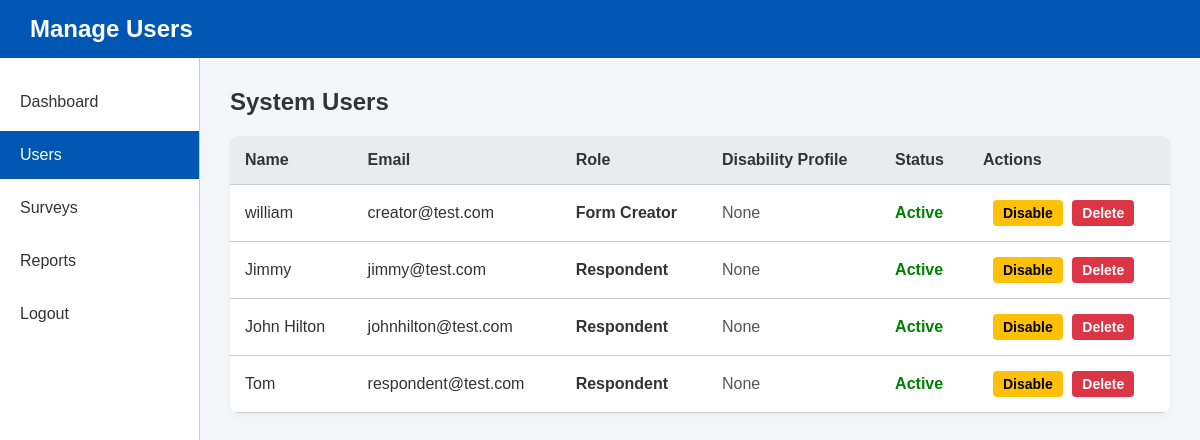
/admin/users.php (signed in), run on an earlier commit of the app's database.
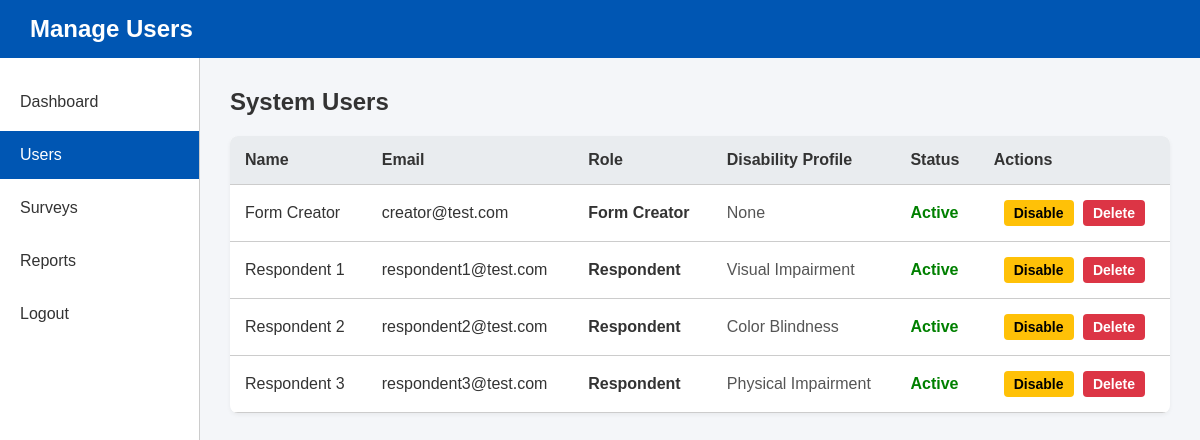
And on a later commit of the database.
### tables this page shows
CREATE TABLE `user` (
  `user_id` int(11) NOT NULL,
  `name` varchar(100) NOT NULL,
  `email` varchar(100) NOT NULL,
  `password` varchar(255) NOT NULL,
  `role` enum('Admin','Form Creator','Respondent') NOT NULL,
  `is_disabled` tinyint(1) DEFAULT 0,
  `disability_profile` varchar(50) DEFAULT 'none'
);

### admin/users.php (the view, shortened to what this page needs)
<?php
require_once '../includes/db_connection.php';
$stmt = $pdo->prepare("SELECT user_id, name, email, role, disability_profile, is_disabled FROM User WHERE user_id != :id ORDER BY role, name");
$stmt->execute([':id' => $_SESSION['user_id']]);
$users = $stmt->fetchAll(PDO::FETCH_ASSOC);
?>
<!DOCTYPE html>
<html lang="en">
<head>
    <link rel="stylesheet" href="../assets/css/style.css?v=7">
</head>
<body class="dashboard-page">
    <div class="app-container">
        <header class="top-header" role="banner">
            <h1>Manage Users</h1>
        </header>
        <div class="dashboard-body">
            <nav class="sidebar" role="navigation">
                <a href="dashboard.php">Dashboard</a>
                <a href="users.php" class="active">Users</a>
                <a href="surveys.php">Surveys</a>
                <a href="reports.php">Reports</a>
                <a href="../logout.php">Logout</a>
            </nav>
            <main class="main-content" role="main">
                <h2 tabindex="0">System Users</h2>
                <div class="table-responsive" tabindex="0">
                    <table class="data-table">
                        <thead>
                            <tr>
                                <th>Name</th>
                                <th>Email</th>
                                <th>Role</th>
                                <th>Disability Profile</th>
                                <th>Status</th>
                                <th>Actions</th>
                            </tr>
                        </thead>
                        <tbody>
                            <?php if(count($users) > 0): ?>
                                <?php foreach($users as $user): ?>
                                <tr>
                                    <td><?php echo htmlspecialchars($user['name']); ?></td>
                                    <td><?php echo htmlspecialchars($user['email']); ?></td>
                                    <td><strong><?php echo htmlspecialchars($user['role']); ?></strong></td>
                                    <td style="color: #555;">
                                        <?php
                                            $prof = isset($user['disability_profile']) ? $user['disability_profile'] : 'none';
                                            if ($prof === 'visual') echo 'Visual Impairment';
                                            elseif ($prof === 'colorblind') echo 'Color Blindness';
                                            elseif ($prof === 'physical') echo 'Physical Impairment';
                                            else echo 'None';
                                        ?>
                                    </td>
                                    <td style="color: <?php echo $user['is_disabled'] ? 'red' : 'green'; ?>; font-weight: bold;">
                                        <?php echo $user['is_disabled'] ? 'Disabled' : 'Active'; ?>
                                    </td>
                                    <td>
                                        <form action="user_action.php" method="POST" style="display:inline;">
                                            <button type="submit" class="btn-secondary" style="padding: 5px 10px; font-size: 14px; background-color: <?php echo $user['is_disabled'] ? '#28a745' : '#ffc107'; ?>; color: black;">
                                                <?php echo $user['is_disabled'] ? 'Enable' : 'Disable'; ?>
                                            </button>
                                        </form>
                                        <form action="user_action.php" method="POST" style="display:inline;" onsubmit="return confirm('Are you sure you want to permanently delete this user?');">
                                            <button type="submit" class="btn-secondary" style="padding: 5px 10px; font-size: 14px; background-color: #dc3545; margin-left: 5px;">Delete</button>
                                        </form>
                                    </td>
                                </tr>
                                <?php endforeach; ?>
                            <?php else: ?>
                                <tr><td colspan="6">No other users found.</td></tr>
                            <?php endif; ?>
                        </tbody>
                    </table>
                </div>
            </main>
        </div>
    </div>
</body>
</html>

### assets/css/style.css (style rules this page uses)
:root { --bg-color: #f4f6f9; --card-bg: #ffffff; --text-color: #333333; --primary-color: #0056b3; --button-text: #ffffff; --border-color: #cccccc; --focus-outline: #0056b3; --base-font-size: 16px; }
* { box-sizing: border-box; font-family: Arial, sans-serif; }
body { background-color: var(--bg-color); color: var(--text-color); font-size: var(--base-font-size); margin: 0; display: flex; justify-content: center; align-items: center; min-height: 100vh; transition: background-color 0.3s, color 0.3s; }
h2 { margin-top: 0; }
body.dashboard-page { display: block; margin: 0; padding: 0; }
.app-container { display: flex; flex-direction: column; min-height: 100vh; }
.top-header { background-color: var(--primary-color); color: var(--button-text); padding: 15px 30px; display: flex; justify-content: space-between; align-items: center; }
.top-header h1 { margin: 0; font-size: 1.5rem; }
.dashboard-body { display: flex; flex-grow: 1; }
.sidebar { width: 200px; background-color: var(--card-bg); border-right: 1px solid var(--border-color); padding-top: 20px; }
.sidebar a { display: block; padding: 15px 20px; color: var(--text-color); text-decoration: none; font-size: 1rem; margin-bottom: 5px; }
.sidebar a:hover, .sidebar a.active { background-color: var(--primary-color); color: var(--button-text); }
.main-content { flex-grow: 1; padding: 30px; background-color: var(--bg-color); }
.data-table { width: 100%; border-collapse: collapse; background-color: var(--card-bg); box-shadow: 0 2px 4px rgba(0,0,0,0.05); }
.data-table th, .data-table td { padding: 15px; text-align: left; border-bottom: 1px solid var(--border-color); color: var(--text-color); }
.data-table th { background-color: #e9ecef; font-weight: bold; }
.table-responsive { width: 100%; overflow-x: auto; -webkit-overflow-scrolling: touch; box-shadow: 0 2px 4px rgba(0,0,0,0.05); border-radius: 8px; background-color: var(--card-bg); }
.data-table { width: 100%; min-width: 600px; border-collapse: collapse; }
.btn-secondary { background-color: #6c757d; color: #ffffff; display: inline-block; padding: 10px 20px; border: none; border-radius: 4px; font-size: 16px; font-weight: bold; cursor: pointer; text-decoration: none; margin-left: 10px; }

What changed in the data, as far as the page shows it:
removed user: name "william", email "creator@test.com", role "Form Creator", disability_profile "None", is_disabled "Active"
removed user: name "Jimmy", email "jimmy@test.com", role "Respondent", disability_profile "None", is_disabled "Active"
removed user: name "John Hilton", email "johnhilton@test.com", role "Respondent", disability_profile "None", is_disabled "Active"
removed user: name "Tom", email "respondent@test.com", role "Respondent", disability_profile "None", is_disabled "Active"
added user: name "Form Creator", email "creator@test.com", role "Form Creator", disability_profile "None", is_disabled "Active"
added user: name "Respondent 1", email "respondent1@test.com", role "Respondent", disability_profile "Visual Impairment", is_disabled "Active"
added user: name "Respondent 2", email "respondent2@test.com", role "Respondent", disability_profile "Color Blindness", is_disabled "Active"
added user: name "Respondent 3", email "respondent3@test.com", role "Respondent", disability_profile "Physical Impairment", is_disabled "Active"
